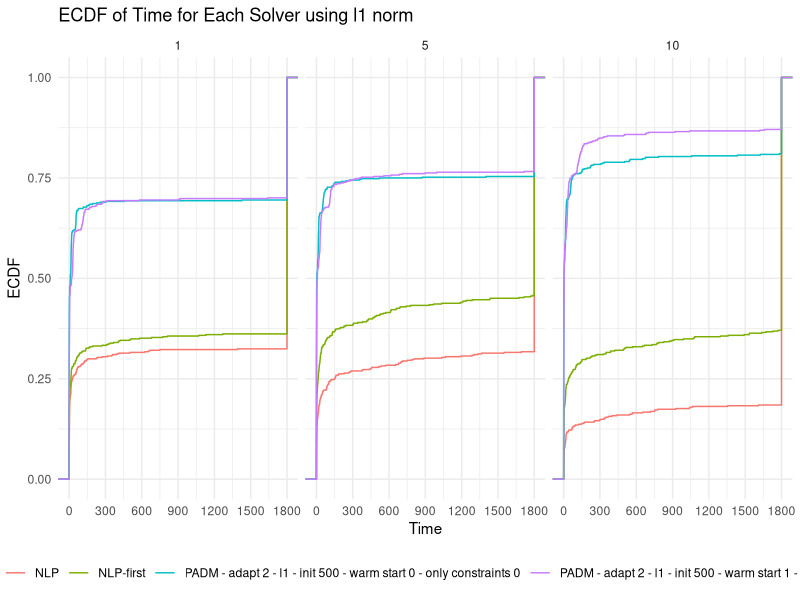
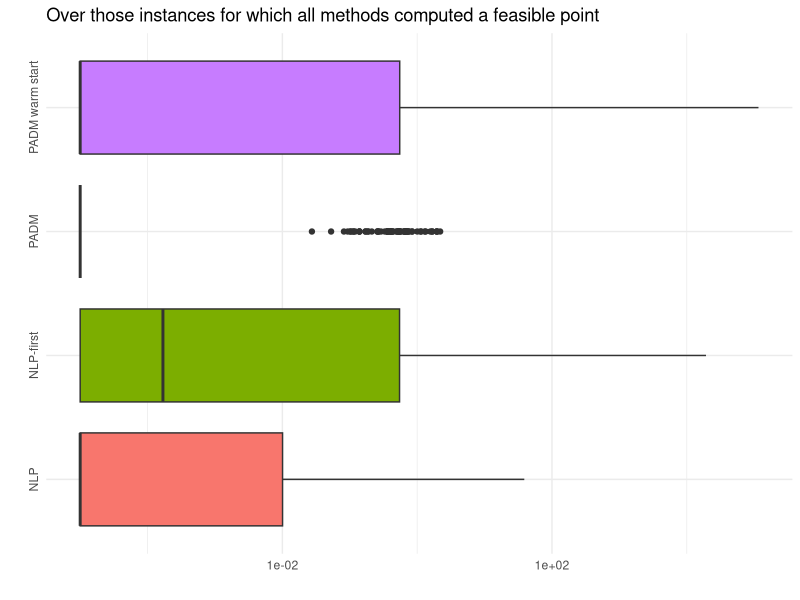
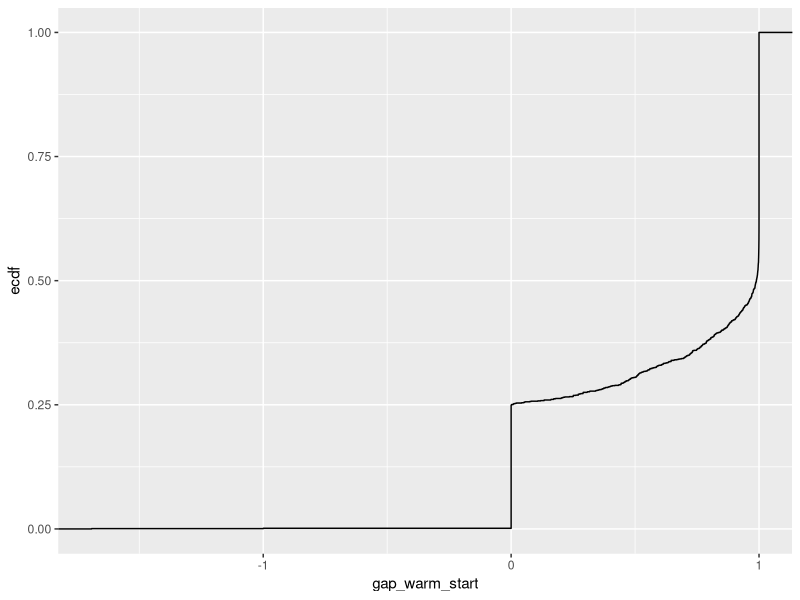

R code for these plots, in order:
## ---- chunk 1
library(ggplot2)
library(rmarkdown)
suppressMessages(library(dplyr))
suppressMessages(library(knitr))
suppressMessages(library(kableExtra))
#library(tikzDevice)
## ---- chunk 2
instances = read.csv("instances.csv", header = FALSE)
colnames(instances) = c("tag", "instance", "mps", "n_vars", "n_ctrs")

# Remove tag
instances$tag = NULL

# Clean instance name
instances$instance = sub("_.*", "", basename(instances$instance))
instances$mps = basename(instances$mps)

instances = instances[!duplicated(instances$instance), ]

paged_table(instances)
## ---- chunk 3

time_limit = 1800

data = rbind(
  read.csv("new-results.csv", header = FALSE)
)
stats = c("time", "status", "reason", "objective", "n_outer_iterations", "n_inner_iterations","l1_norm", "l2_norm")
colnames(data) = c("tag", "instance", "n_vars", "n_ctrs", "desired_space_dim", "n_mutable_coefficients", "n_mutable_costs", "n_mutable_rhs", "method", "update_rule", "update_rule_parameter", "norm", "initial_penalty",  "warm_start", "only_constraints", "sol_file", paste0("warm_start_", stats), stats, "solution_ok", "unconstrained_obj", "constrained_obj", "gap")

data$warm_start_status = ifelse(is.na(data$warm_start_status), "-", data$warm_start_status)

# Remove tag
data$tag = data$n_vars = data$n_ctrs = NULL

# Add a one-word solver description
data$solver = ifelse(data$method == "PADM", paste0(data$method, " - ", data$update_rule, " ", data$update_rule_parameter, " - ", data$norm, " - init ", data$initial_penalty, " - warm start ", data$warm_start, " - only constraints ", data$only_constraints), data$method)

# Add 'n_mutable_columns' based on instance name
data$n_mutable_columns = gsub(".*_(\\d+)$", "\\1", data$instance)

# Clean instance name
data$full_instance = basename(data$instance)

data$instance = sub("_.*", "", data$full_instance)

data$adjusted_time = ifelse(is.na(data$warm_start_time), 0, data$warm_start_time) + data$time
data = data %>% mutate(adjusted_time = ifelse(solution_ok == 0, time_limit, adjusted_time))
data$total_time = data$adjusted_time

data$solved = (data$status == "Optimal" | data$status == "Feasible") & data$adjusted_time < time_limit

n_unsolved = sum(!data$solved)
if (n_unsolved > 0) {
  data[!data$solved,]$adjusted_time = time_limit
}

data$n_mutable_columns <- as.numeric(as.character(data$n_mutable_columns))  # Convert to numeric

## ---- chunk 4
data = merge(data, instances[, c("instance", "n_vars", "n_ctrs")], 
                     by = "instance",
                     all.x = TRUE)
## ---- chunk 5
paged_table(data)
## ---- chunk 6
data %>% filter(solution_ok == 0, method == "NLP-first", n_mutable_costs == 0) %>% select(instance, full_instance, n_mutable_coefficients, solution_ok, constrained_obj, unconstrained_obj, gap)
## ---- chunk 7
padm_with_warm_start = data %>%
  filter(method == "PADM",
         update_rule == "adapt",
         norm == "l1",
         initial_penalty == 5e2,
         warm_start == 1)

var_bounds <- list(c(0, 534), c(534, 2167), c(2167, 22275))
ctr_bounds <- list(c(0, 351), c(351, 906), c(906, 16675))
labels <- c("small", "medium", "large")

summary_table = NULL

for (i in seq_along(labels)) {
  for (j in seq_along(labels)) {
    
    sub_summary_table <- padm_with_warm_start %>%
      filter(
        n_vars >= var_bounds[[i]][1] & n_vars <= var_bounds[[i]][2],
        n_ctrs >= ctr_bounds[[j]][1] & n_ctrs <= ctr_bounds[[j]][2]
      ) %>%
      mutate(
        var_cat = labels[i],
        ctr_cat = labels[j]
      ) %>%
      group_by(var_cat, ctr_cat, n_mutable_columns) %>%
      summarise(
        `# inst.` = n_distinct(instance),  # Count number of instances
        `# full inst.` = n_distinct(full_instance), 
        `feasible (in %)` = sum(solved) / n_distinct(full_instance) * 100,  # Percentage of feasible instances
        `# mutable objective param.` = mean(n_mutable_costs, na.rm = TRUE),  # Avg mutable objective parameters
        `# mutable constraint param.` = mean(n_mutable_coefficients, na.rm = TRUE),  # Avg mutable constraint parameters
        .groups = "drop"
      ) %>%
      arrange(var_cat, ctr_cat, n_mutable_columns) %>%  # Sort by var_cat, ctr_cat, and n_mutable_columns
      ungroup()
    
    summary_table = rbind(summary_table, sub_summary_table)    
    
  }
}

summary_table %>%
  kable("html", align = "c", col.names = c()) %>%
  kable_styling(bootstrap_options = c("striped", "hover", "condensed"), full_width = FALSE, position = "center") %>%
  add_header_above(c("n" = 1, "m" = 1, "# mut. columns" = 1, "# inst." = 1, "# full inst." = 1, "feasible (in %)" = 1, 
                     "# mutable objective param." = 1, "# mutable constraint param." = 1)) %>%
  group_rows("small", 1, 6) %>%
  group_rows("medium", 7, 15) %>%
  group_rows("large", 16, 24)

## ---- chunk 8
for (norm in unique(data$norm)) {
  
  sub_data = data[data$norm == norm,]
  
  sub_data = sub_data %>%
    group_by( sub("^(.+_[0-9]+)_.*", "\\1", full_instance)) %>%
    filter(any(solved == TRUE)) %>%
    ungroup()

  plot = ggplot(sub_data, aes(x = adjusted_time, group = solver, color = solver)) + 
    stat_ecdf(geom = "step") + 
    labs(title = paste0("ECDF of Time for Each Solver using ", norm, " norm"),
         x = "Time",
         y = "ECDF",
         color = "Solver") +
    theme_minimal() +
    theme(legend.position = "bottom") +
    scale_x_continuous(breaks = seq(0, max(sub_data$adjusted_time), by = 300), limits = c(0, time_limit)) +
    scale_y_continuous(breaks = seq(0, 1, by = 0.25)) +
    facet_wrap(~ n_mutable_columns, ncol = 3)  # Facet by mutable_columns, 3 columns
  
  ########## SAVING DATA TO FILE FOR TIKZ ##########
  ecdf_data = data.frame(time = sub_data$adjusted_time)
  
  for (n_mutable_columns_val in unique(sub_data$n_mutable_columns)) {
    
    for (pair_val in unique(paste0(sub_data$method, "_", sub_data$warm_start))) {
      
      parts = strsplit(pair_val, "_")[[1]]
      method_val = parts[1]
      warm_start_val = as.integer(parts[2])
      facet_data = sub_data %>% filter(n_mutable_columns == n_mutable_columns_val & warm_start == warm_start_val & method == method_val)
      
      ecdf_values = ecdf(facet_data$adjusted_time)(sub_data$adjusted_time)
      
      ecdf_data = cbind(ecdf_data, y = ecdf_values)
      colnames(ecdf_data)[ncol(ecdf_data)] = paste0(n_mutable_columns_val, "_", method_val, "_", warm_start_val)
      
    }
  }
  
  ecdf_data <- as.data.frame(ecdf_data)
  ecdf_data <- ecdf_data[order(ecdf_data$time), ]
  ecdf_data = ecdf_data %>% filter(time < time_limit)
  
  indices <- seq(1, length(ecdf_data$time), length.out = 100)
  ecdf_data <- ecdf_data[indices, ]
  
  file_name <- paste0("ecdf_", norm, ".csv")
  write.csv(ecdf_data, file_name, row.names = FALSE)
  ###################################################
  
  print(plot)
   
}
## ---- chunk 9
for (norm_val in unique(data$norm)) {
  sub_data = data %>% filter(norm == norm_val)
  
  sub_data = sub_data %>% mutate(l1_norm = ifelse(l1_norm < 1e-5, 1e-5, l1_norm))
  
  sub_data = sub_data %>%
    group_by(full_instance) %>%
    filter(all(solved == TRUE)) %>%
    ungroup()
  
  summarize(sub_data)
  
  plot = ggplot(sub_data, aes(x = l1_norm, y = as.factor(solver), fill = as.factor(solver))) + 
    geom_boxplot() + 
    labs(title = "Over those instances for which all methods computed a feasible point", #paste0("Boxplot of l1-norm of CE when using the objective function: ", norm),
         x = "",
         y = "") +
    scale_y_discrete(labels = c("NLP", "NLP-first", "PADM", "PADM warm start")) +
    scale_x_log10(breaks = scales::log_breaks(base = 10, n = 4)) +
    theme_minimal() +
    theme(legend.position = "none", axis.text.y = element_text(angle = 90, hjust = .5)) # +
    #facet_wrap(~ n_mutable_columns, ncol = 3)
  
  print(plot)
  
  #tikz(file = paste0("boxplot_", norm_val, ".tex"), width = 4, height = 3)
  #print(plot)
  #dev.off()
}
## ---- chunk 10
gurobi_found = data %>%
  filter(method == "NLP", status == "Optimal" | status == "Feasible") %>%
  pull(full_instance)

gurobi_infeasible <- data %>%
  filter(method == "NLP" & status == "Infeasible" & total_time < time_limit) %>%
  pull(full_instance)


gurobi_unknown <- data %>%
  filter(!(full_instance %in% gurobi_found) & !(full_instance %in% gurobi_infeasible)) %>%
  pull(full_instance)

## ---- chunk 11

feasible_instances = data %>% 
  filter(method == "PADM") %>% 
  filter(full_instance %in% gurobi_found) %>%
  group_by(solver, status, reason) %>% 
  summarize(
    Count = length(full_instance),
    instances = paste0(paste0(unique(full_instance)[1:5], collapse = ", "), " ...")
  )

feasible_instances %>%
  kable("html", booktabs = TRUE) %>%
  kable_styling(full_width = FALSE) %>%
  collapse_rows(columns = 1, valign = "top")

## ---- chunk 12

infeasible_instances = data %>% 
  filter(method == "PADM") %>% 
  filter(full_instance %in% gurobi_infeasible) %>%
  group_by(solver, status, reason) %>% 
  summarize(
    Count = length(full_instance),
    instances = paste0(paste0(unique(full_instance)[1:5], collapse = ", "), " ...")
  )

infeasible_instances %>%
  kable("html", booktabs = TRUE) %>%
  kable_styling(full_width = FALSE) %>%
  collapse_rows(columns = 1, valign = "top")

## ---- chunk 13

unknown_instances = data %>% 
  filter(method == "PADM") %>% 
  filter(full_instance %in% gurobi_unknown) %>%
  group_by(solver, status, reason) %>% 
  summarize(
    Count = length(full_instance), 
    instances = paste0(paste0(unique(full_instance)[1:5], collapse = ", "), " ...")
  )

unknown_instances %>%
  kable("html", booktabs = TRUE) %>%
  kable_styling(full_width = FALSE) %>%
  collapse_rows(columns = 1, valign = "top")

## ---- chunk 14
ws_gap = data %>% 
    filter(method == "PADM", !is.na(warm_start_l1_norm), !is.na(l1_norm)) %>%
    mutate(gap_warm_start = (warm_start_l1_norm - l1_norm) / (1e-10 + warm_start_l1_norm)) %>%
    select(full_instance, n_mutable_columns, warm_start_l1_norm, l1_norm, gap_warm_start)

ws_gap %>% filter(gap_warm_start < 0)

ggplot(ws_gap, aes(x = gap_warm_start)) + 
    stat_ecdf(geom = "step")

x = seq(-1,1,.01)
ecdf_ws_improve = data.frame(
  p = x,
  ecdf = ecdf(ws_gap$gap_warm_start)(x)
)
write.csv(ecdf_ws_improve, file = "ecdf_ws_improve.csv", row.names = FALSE)
